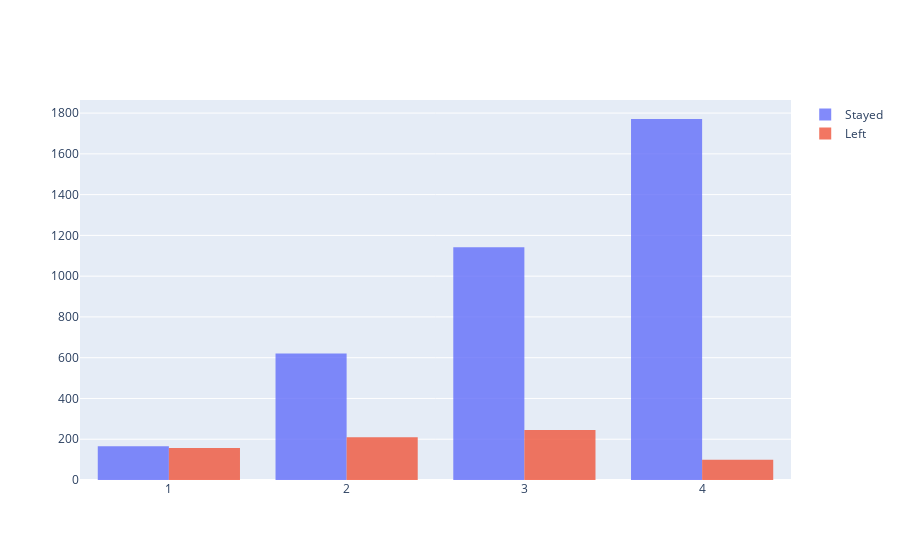

Source (notebook cell):
### Code cell
stayed["JobSatisfaction"] = stayed["JobSatisfaction"].astype(int)
left["JobSatisfaction"] = left["JobSatisfaction"].astype(int)
fig = go.Figure()
fig.add_trace(go.Histogram(x=stayed["JobSatisfaction"],name="Stayed",  opacity=.8))
fig.add_trace(go.Histogram(x=left["JobSatisfaction"],name="Left",   opacity=.8))
fig.show()

### Figure 1 — Plotly figure (JSON) as saved in the notebook; plotly's stock layout.template omitted (floating-point values rounded to 4 significant figures; data arrays with more than 128 entries replaced by an {"elided": "..."} marker saying what was removed)
{"data": [{"name": "Stayed", "opacity": 0.8, "type": "histogram", "x": {"elided": "3699 int values"}}, {"name": "Left", "opacity": 0.8, "type": "histogram", "x": {"elided": "711 int values"}}], "layout": {}}
